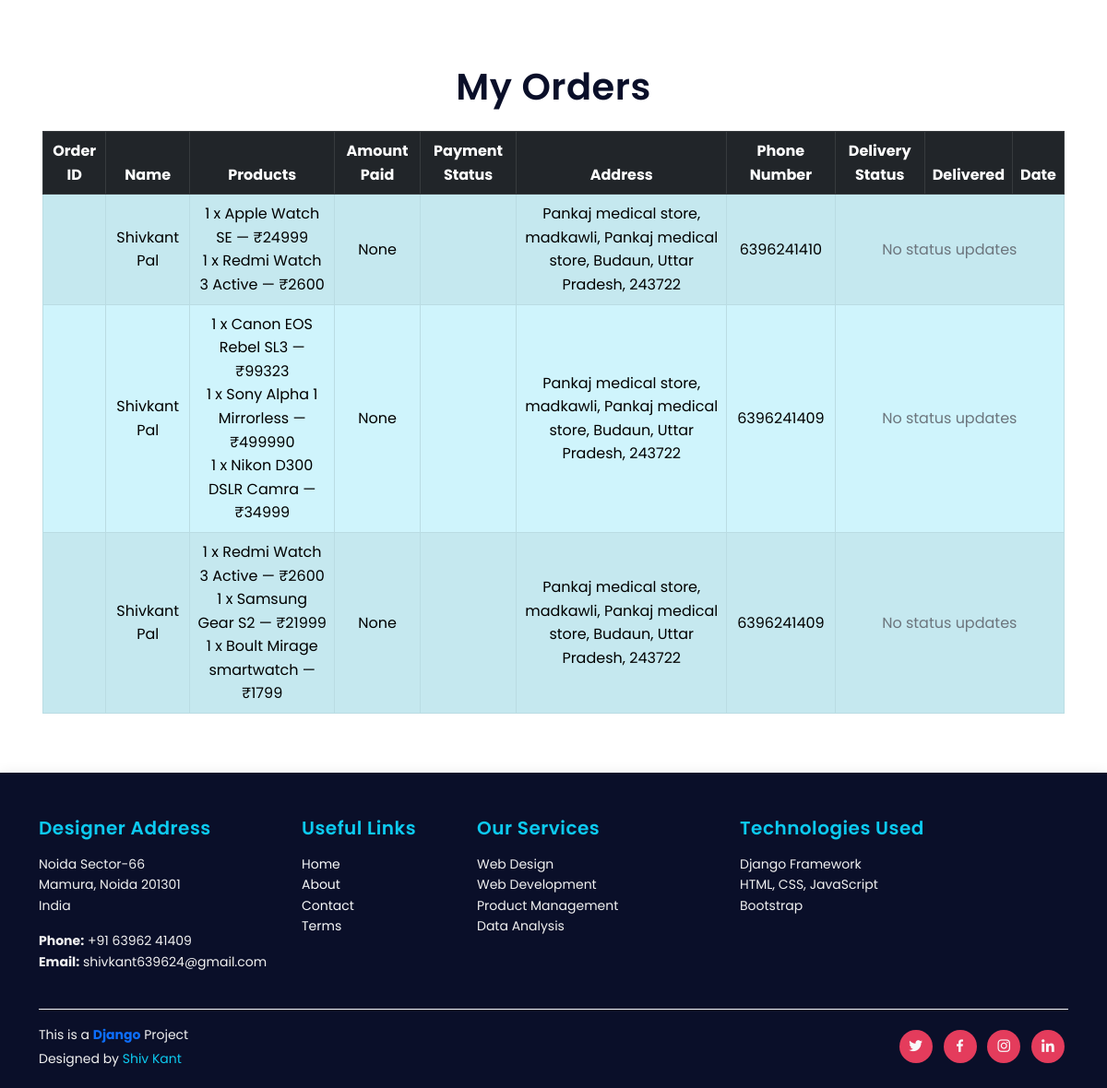
The page /profile/ (signed in, lower part) on the database as committed earlier.
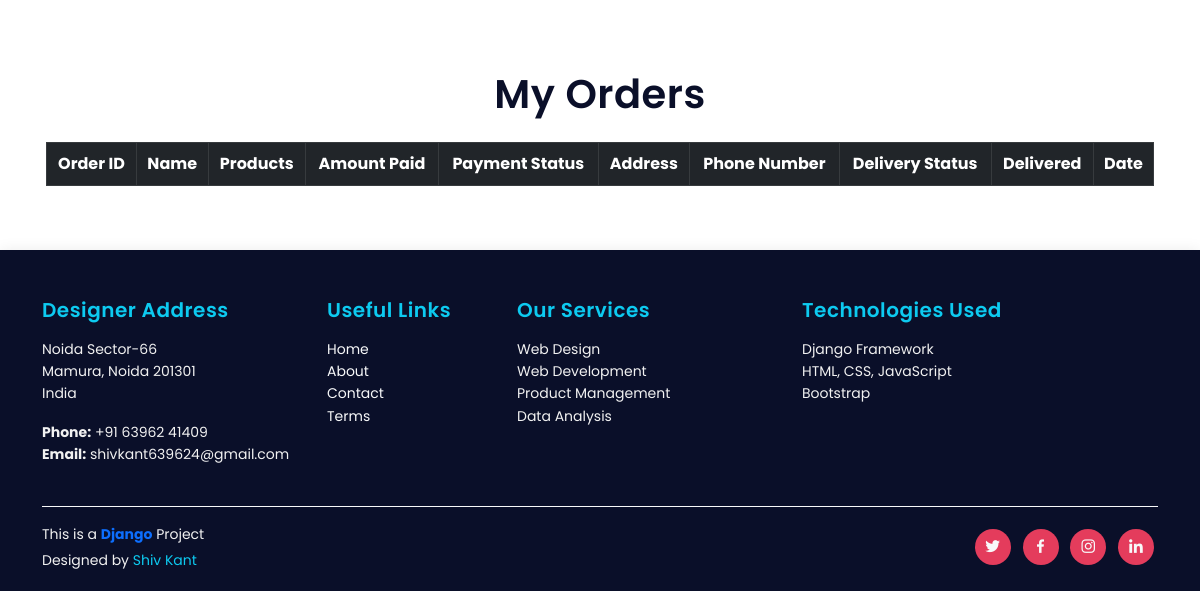
The same page on the database as committed later.
### ecommerceapp/models.py (models this page shows, shortened)
class Orders(models.Model):
    order_id = models.AutoField(primary_key=True)
    items_json = models.CharField(max_length=5000)
    amount = models.IntegerField(default=0)
    name = models.CharField(max_length=90)
    email = models.CharField(max_length=90)
    address1 = models.CharField(max_length=200)
    address2 = models.CharField(max_length=200)
    city = models.CharField(max_length=100)
    state = models.CharField(max_length=100)
    zip_code = models.CharField(max_length=100)
    phone = models.CharField(max_length=100, default="")
    oid = models.CharField(max_length=150, blank=True)
    amountpaid = models.CharField(max_length=500, blank=True, null=True)
    paymentstatus = models.CharField(max_length=20, blank=True)

### ecommerceapp/views.py (the view, shortened to what this page needs)
# urls.py: path('profile/', views.profile, name="profile"),
def profile(request):
    if not request.user.is_authenticated:
        messages.warning(request, "Login & Try Again")
        return redirect('/auth/login')
    currentuser = request.user.username
    items = Orders.objects.filter(email=currentuser)
    for order in items:
        try:
            order.item_details = json.loads(order.items_json)
        except Exception as e:
            order.item_details = {}
        if order.oid:
            order.status_updates = OrderUpdate.objects.filter(order_id=order.oid)
        else:
            order.status_updates = []
    context = {"items": items}
    return render(request, "profile.html", context)

### templates/profile.html (shortened to what this page needs)
{% extends 'base.html' %}
{% block body %}
<section id="portfolio" class="portfolio py-5">
  <div class="container px-1 px-lg-3">
    <h1 class="my-4 text-center">My Orders</h1>
    <div class="table-responsive">
      <table class="table table-info table-striped table-bordered text-center align-middle">
        <thead class="table-dark">
          <tr>
            <th>Order ID</th>
            <th>Name</th>
            <th>Products</th>
            <th>Amount Paid</th>
            <th>Payment Status</th>
            <th>Address</th>
            <th>Phone Number</th>
            <th>Delivery Status</th>
            <th>Delivered</th>
            <th>Date</th>
          </tr>
        </thead>
        <tbody>
          {% for i in items %}
            {% with i.status_updates.all as updates %}
              {% if updates %}
                {% for j in updates %}
                  <tr>
                    <td>{{ i.oid }}</td>
                    <td>{{ i.name }}</td>
                    <td>
                      {% for key, value in i.item_details.items %}
                        {{ value.0 }} x {{ value.1 }} — ₹{{ value.2 }}<br />
                      {% endfor %}
                    </td>
                    <td>{{ i.amountpaid }}</td>
                    <td>{{ i.paymentstatus }}</td>
                    <td>
                      {{ i.address1 }}, {{ i.address2 }}, {{ i.city }}, {{ i.state }}, {{ i.zip_code }}
                    </td>
                    <td>{{ i.phone }}</td>
                    <td>{{ j.update_desc }}</td>
                    <td>
                      {% if j.delivered %}
                        <span class="text-success"><i class="fa-solid fa-circle-check"></i> Delivered</span>
                      {% else %}
                        <span class="text-warning"><i class="fa-solid fa-truck"></i> Not Delivered</span>
                      {% endif %}
                    </td>
                    <td>{{ j.timestamp }}</td>
                  </tr>
                {% endfor %}
              {% else %}
                <tr>
                  <td>{{ i.oid }}</td>
                  <td>{{ i.name }}</td>
                  <td>
                    {% for key, value in i.item_details.items %}
                      {{ value.0 }} x {{ value.1 }} — ₹{{ value.2 }}<br />
                    {% endfor %}
                  </td>
                  <td>{{ i.amountpaid }}</td>
                  <td>{{ i.paymentstatus }}</td>
                  <td>
                    {{ i.address1 }}, {{ i.address2 }}, {{ i.city }}, {{ i.state }}, {{ i.zip_code }}
                  </td>
                  <td>{{ i.phone }}</td>
                  <td colspan="3" class="text-muted">No status updates</td>
                </tr>
              {% endif %}
            {% endwith %}
          {% endfor %}
        </tbody>
      </table>
    </div>
  </div>
</section>
{% endblock %}

Rows that differ between the two databases and show on the page:
removed Orders: name "Shivkant Pal", value "1" "1", value "Apple Watch SE" "Redmi Watch 3 Active", value "24999" "2600", amountpaid "None", address1 "Pankaj medical store, madkawli", address2 "Pankaj medical store", city "Budaun", state "Uttar Pradesh", zip_code "243722", phone "6396241410"
removed Orders: name "Shivkant Pal", value "1" "1" "1", value "Canon EOS Rebel SL3" "Sony Alpha 1 Mirrorless" "Nikon D300 DSLR Camra", value "99323" "499990" "34999", amountpaid "None", address1 "Pankaj medical store, madkawli", address2 "Pankaj medical store", city "Budaun", state "Uttar Pradesh", zip_code "243722", phone "6396241409"
removed Orders: name "Shivkant Pal", value "1" "1" "1", value "Redmi Watch 3 Active" "Samsung Gear S2" "Boult Mirage smartwatch", value "2600" "21999" "1799", amountpaid "None", address1 "Pankaj medical store, madkawli", address2 "Pankaj medical store", city "Budaun", state "Uttar Pradesh", zip_code "243722", phone "6396241409"
